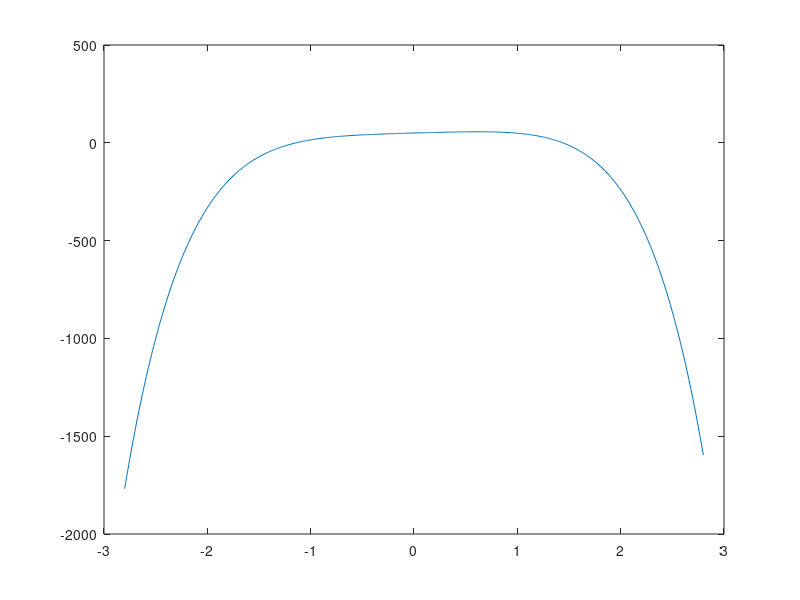
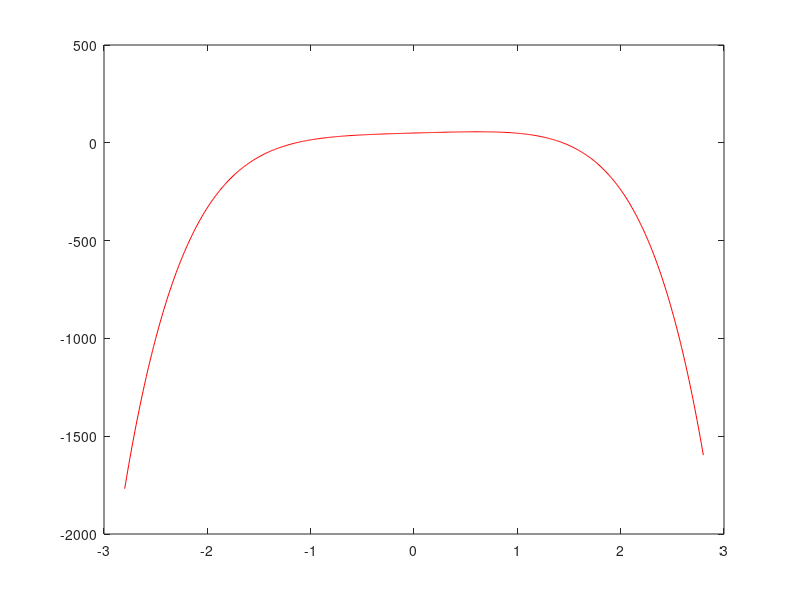
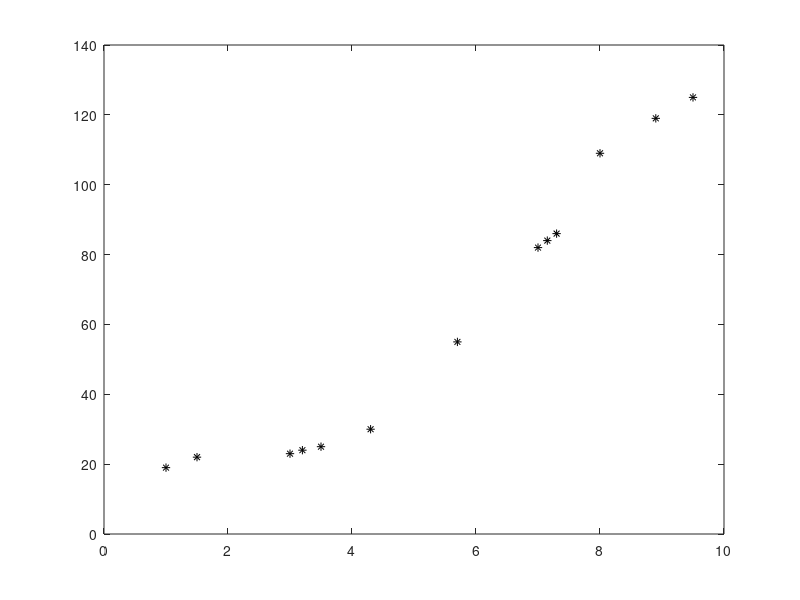
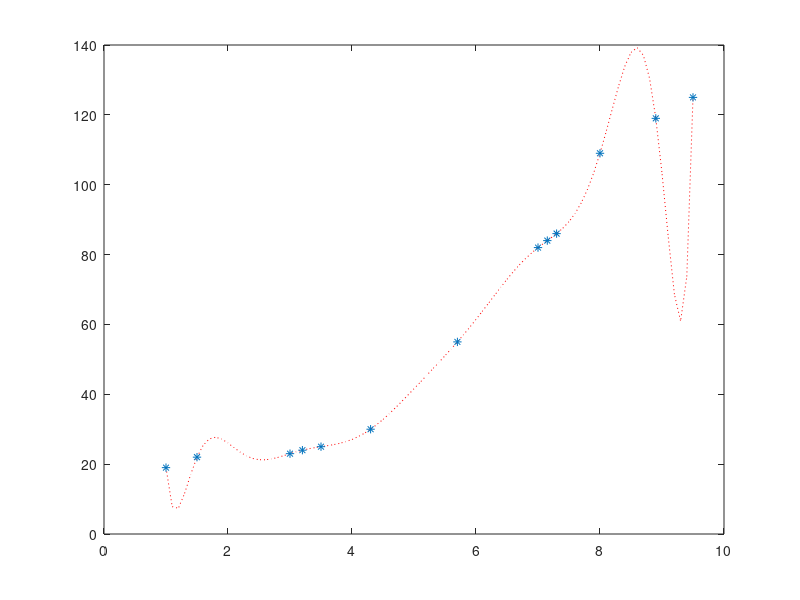

Source code (MATLAB) for these figures, in order:
%% polynomials in Matlab

% vector of coefficients in decending order of exponent
coef = [ -2 0 -12 2 -4 15 50  ]

% evaluate this polynomial from -2.8 to 2.8
xx = -2.8: 0.01: 2.8
% yy = -2 * xx.^6 - 12 * xx.^4 +2 * xx.^3 -4 * xx^2 + 15*xx + 50; % oops,
% remember elementwise .^
yy = -2 * xx.^6 - 12 * xx.^4 +2 * xx.^3 -4 * xx.^2 + 15*xx + 50;
figure(1)
plot(xx,yy)
%% polyval
% polyval uses a much more efficient algorithm
zz = polyval(coef, xx);
figure(2)
plot(xx,zz,'r') % same plot


%% Interpolation Approximation Examples

% some experimental data
xk=[1,  1.5,  3, 3.2, 3.5, 4.3, 5.7,   7, 7.15, 7.3,   8, 8.9, 9.5]
yk=[19,  22, 23,  24,  25,  30,  55,  82,   84,  86, 109, 119, 125]
figure(3)
plot(xk, yk, 'k*')

%% Interpolation
% goes through all of the points
coef = polyfit(xk, yk, 12)
xx = 1 :0.1: 9.5
yy = polyval(coef, xx);
figure(4)
plot(xx,yy,'r:', xk, yk, '*')

%% Approximation
% reasonably close to the points

% degree 2 polynomial (parabola)
coef2 = polyfit(xk, yk, 2)
yy = polyval(coef2, xx);
figure(5)
plot(xx,yy,'r:', xk, yk, '*')
% degree 1 polynomial (line)
coef1 = polyfit(xk, yk, 1)
yy = polyval(coef1, xx);
figure(6)
plot(xx,yy,'r:', xk, yk, '*')

%% Spline
% spline (xdata, ydata, x_values_to_evaluate)

yy = spline(xk, yk, xx)
figure(8)
plot(xx,yy,'r:', xk, yk, '*')

%% Note that we can evaluate these curves at a single point
yy = spline(xk, yk, 9.2)
